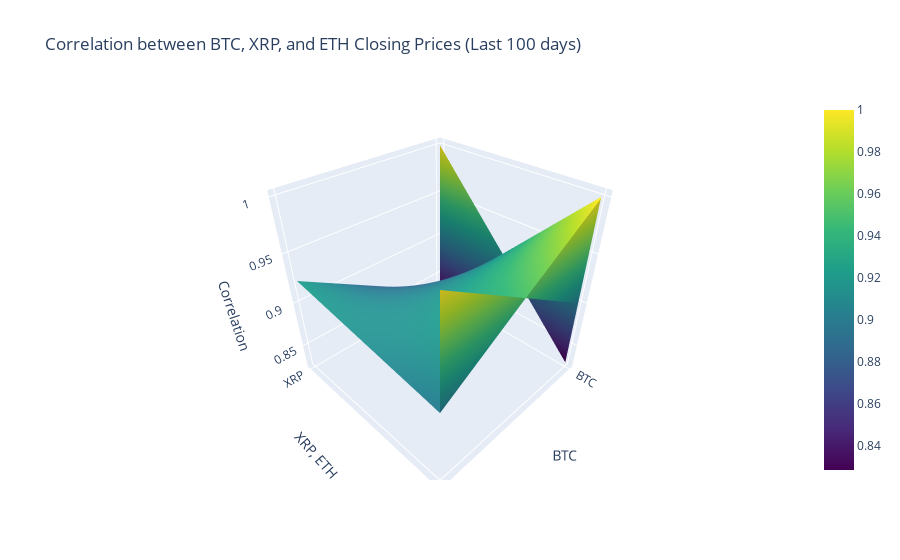

Source (notebook cell):
### Code cell
import pandas as pd
import plotly.graph_objects as go

# Filter data for Bitcoin (BTC), Ripple (XRP), and Ethereum (ETH) for the last 366 days
btc_prices = df[df['Currency'] == 'BTC']['Closing Price (USD)'].tail(200)
xrp_prices = df[df['Currency'] == 'XRP']['Closing Price (USD)'].tail(200)
eth_prices = df[df['Currency'] == 'ETH']['Closing Price (USD)'].tail(200)

# Create a new DataFrame for BTC, XRP, and ETH closing prices
crypto_prices = pd.DataFrame({
    'BTC': btc_prices.values,
    'XRP': xrp_prices.values,
    'ETH': eth_prices.values
})

# Calculate correlation matrix
corr_matrix = crypto_prices.corr()

# Create a meshgrid for 3D plotting
x, y = ['BTC', 'BTC', 'XRP'], ['XRP', 'ETH', 'ETH']

# Create the surface plot
surface = go.Surface(
    x=x,
    y=y,
    z=corr_matrix.values,
    colorscale='Viridis',  # Choose the colorscale
)

# Layout setup for the plot
layout = go.Layout(
    title='Correlation between BTC, XRP, and ETH Closing Prices (Last 100 days)',
    scene=dict(
        xaxis=dict(title='BTC'),
        yaxis=dict(title='XRP, ETH'),
        zaxis=dict(title='Correlation'),
    )
)

# Combine data and layout into a figure
fig = go.Figure(surface, layout)

# Display the interactive 3D plot
fig.show()

### Figure 1 — Plotly figure (JSON) as saved in the notebook; plotly's stock layout.template omitted (floating-point values rounded to 4 significant figures)
{"data": [{"colorscale": [[0, "#440154"], [0.1111, "#482878"], [0.2222, "#3e4989"], [0.3333, "#31688e"], [0.4444, "#26828e"], [0.5556, "#1f9e89"], [0.6667, "#35b779"], [0.7778, "#6ece58"], [0.8889, "#b5de2b"], [1, "#fde725"]], "type": "surface", "x": ["BTC", "BTC", "XRP"], "y": ["XRP", "ETH", "ETH"], "z": [[1, 0.8283, 0.9235], [0.8283, 1, 0.9001], [0.9235, 0.9001, 1]]}], "layout": {"scene": {"xaxis": {"title": {"text": "BTC"}}, "yaxis": {"title": {"text": "XRP, ETH"}}, "zaxis": {"title": {"text": "Correlation"}}}, "title": {"text": "Correlation between BTC, XRP, and ETH Closing Prices (Last 100 days)"}}}
